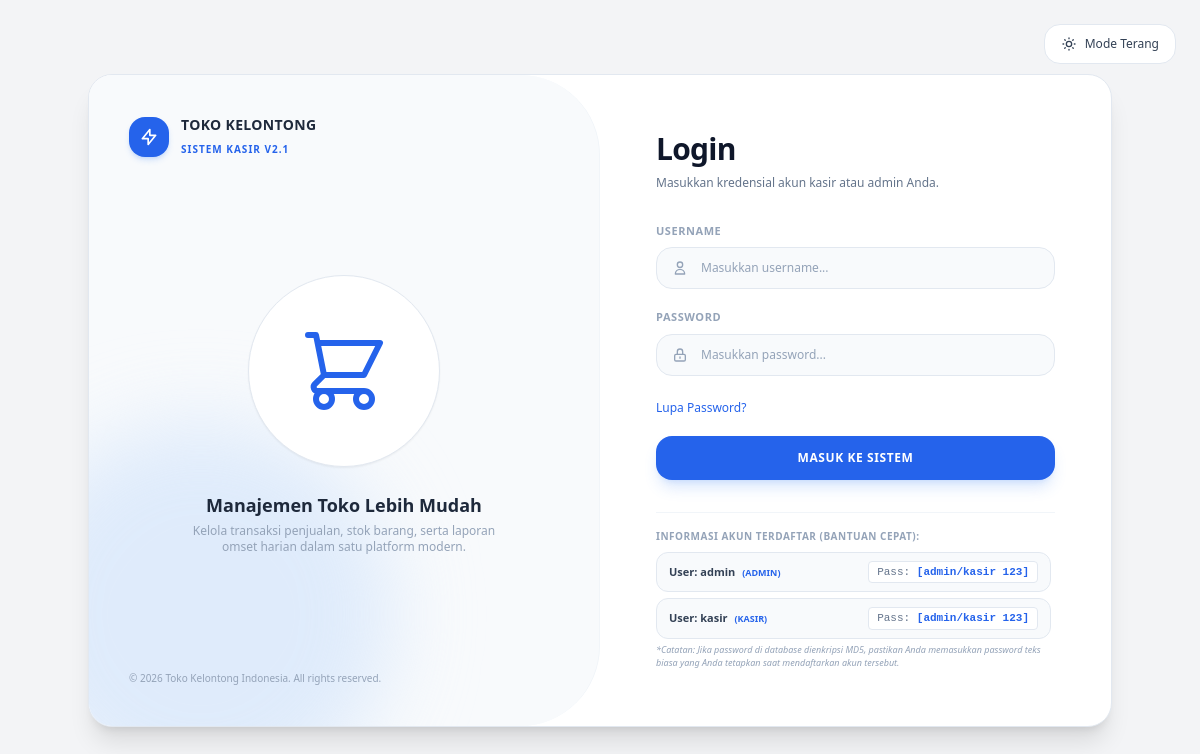
The page /login.php on the database its author committed.
### tables this page shows
CREATE TABLE `users` (
  `id` int NOT NULL,
  `nama_lengkap` varchar(100) NOT NULL,
  `username` varchar(50) NOT NULL,
  `password` varchar(255) NOT NULL,
  `role` enum('Admin','Kasir') NOT NULL DEFAULT 'Kasir',
  `created_at` timestamp NULL DEFAULT CURRENT_TIMESTAMP
);

### login.php (the view, shortened to what this page needs)
<?php
require_once 'koneksi.php';
$stmt_users = $pdo->query("SELECT username, password, role, nama_lengkap FROM users");
$db_users = $stmt_users->fetchAll();
?>
<!DOCTYPE html>
<html lang="id">
<head>
    <script src="https://cdn.tailwindcss.com"></script>
</head>
<body class="bg-gray-100 dark:bg-zinc-950 text-slate-700 dark:text-zinc-200 font-sans min-h-screen flex items-center justify-center p-6 transition-colors duration-200">
    <div class="absolute top-6 right-6 no-print">
        <button onclick="toggleDarkMode()" id="theme-toggle-btn" class="px-4 h-10 rounded-2xl bg-white dark:bg-zinc-900 border border-slate-200 dark:border-zinc-800 flex items-center gap-2 text-xs font-medium shadow-xs transition hover:scale-105 text-slate-700 dark:text-zinc-200">
            <span id="theme-text">Mode Terang</span>
        </button>
    </div>
    <div class="w-full max-w-5xl bg-white dark:bg-zinc-900 rounded-3xl shadow-xl overflow-hidden grid grid-cols-1 lg:grid-cols-2 relative border border-slate-200 dark:border-zinc-800">
        <div class="bg-slate-50 dark:bg-zinc-900/50 p-10 flex flex-col justify-between relative overflow-hidden lg:rounded-r-[80px] border-r border-slate-100 dark:border-zinc-800">
            <div class="absolute -bottom-20 -left-20 w-96 h-96 bg-blue-100 dark:bg-blue-950/20 rounded-full mix-blend-multiply filter blur-2xl opacity-70"></div>
            <div class="flex items-center gap-3 z-10">
                <div class="w-10 h-10 bg-blue-600 rounded-2xl flex items-center justify-center text-white shadow-md shadow-blue-500/20">
                    <svg class="w-5 h-5" fill="none" stroke="currentColor" stroke-width="2" viewBox="0 0 24 24"><path stroke-linecap="round" stroke-linejoin="round" d="M13 10V3L4 14h7v7l9-11h-7z"/></svg>
                </div>
                <div>
                    <h1 class="font-extrabold text-slate-800 dark:text-zinc-100 text-sm tracking-wide">TOKO KELONTONG</h1>
                    <span class="text-[10px] text-blue-600 dark:text-blue-400 font-bold uppercase tracking-widest">Sistem Kasir v2.1</span>
                </div>
            </div>
            <div class="my-auto py-10 z-10 flex flex-col items-center text-center">
                <div class="w-48 h-48 bg-white dark:bg-zinc-800 rounded-full flex items-center justify-center shadow-sm border border-slate-200 dark:border-zinc-700 mb-6 relative">
                </div>
                <h3 class="font-bold text-slate-800 dark:text-zinc-100 text-lg mb-1">Manajemen Toko Lebih Mudah</h3>
                <p class="text-xs text-slate-400 dark:text-zinc-400 max-w-xs">Kelola transaksi penjualan, stok barang, serta laporan omset harian dalam satu platform modern.</p>
            </div>
            <div class="z-10 text-[10px] text-slate-400 dark:text-zinc-500">
                &copy; 2026 Toko Kelontong Indonesia. All rights reserved.
            </div>
        </div>
        <div class="p-10 lg:p-14 flex flex-col justify-between z-10">
            <div>
                <div id="form-login-container">
                    <div class="mb-8">
                        <h2 class="text-3xl font-black tracking-tight text-slate-900 dark:text-white mb-2">Login</h2>
                        <p class="text-xs text-slate-500 dark:text-zinc-400">Masukkan kredensial akun kasir atau admin Anda.</p>
                    </div>
                    <form method="POST" class="space-y-5">
                        <div>
                            <label class="block text-[11px] font-bold text-slate-400 dark:text-zinc-400 uppercase tracking-wider mb-2">Username</label>
                            <div class="relative">
                                <span class="absolute inset-y-0 left-0 flex items-center pl-4 text-slate-400 dark:text-zinc-500">
                                    <svg class="w-4 h-4" fill="none" stroke="currentColor" stroke-width="2" viewBox="0 0 24 24"><path stroke-linecap="round" stroke-linejoin="round" d="M16 7a4 4 0 11-8 0 4 4 0 018 0zM12 14a7 7 0 00-7 7h14a7 7 0 00-7-7z"/></svg>
                                </span>
                                <input type="text" name="username" required placeholder="Masukkan username..." class="w-full pl-11 pr-4 py-3 bg-slate-50 dark:bg-zinc-800/60 border border-slate-200 dark:border-zinc-700 rounded-2xl text-xs font-medium focus:outline-none focus:ring-2 focus:ring-blue-500 text-slate-800 dark:text-zinc-100 placeholder-slate-400 dark:placeholder-zinc-500">
                            </div>
                        </div>
                        <div>
                            <label class="block text-[11px] font-bold text-slate-400 dark:text-zinc-400 uppercase tracking-wider mb-2">Password</label>
                            <div class="relative">
                                <span class="absolute inset-y-0 left-0 flex items-center pl-4 text-slate-400 dark:text-zinc-500">
                                    <svg class="w-4 h-4" fill="none" stroke="currentColor" stroke-width="2" viewBox="0 0 24 24"><path stroke-linecap="round" stroke-linejoin="round" d="M12 15v2m-6 4h12a2 2 0 002-2v-6a2 2 0 00-2-2H6a2 2 0 00-2 2v6a2 2 0 002 2zm10-10V7a4 4 0 00-8 0v4h8z"/></svg>
                                </span>
                                <input type="password" name="password" required placeholder="Masukkan password..." class="w-full pl-11 pr-4 py-3 bg-slate-50 dark:bg-zinc-800/60 border border-slate-200 dark:border-zinc-700 rounded-2xl text-xs font-medium focus:outline-none focus:ring-2 focus:ring-blue-500 text-slate-800 dark:text-zinc-100 placeholder-slate-400 dark:placeholder-zinc-500">
                            </div>
                        </div>
                        <div class="flex items-center justify-between text-xs pt-1">
                            <button type="button" onclick="toggleForgotForm()" class="text-blue-600 dark:text-blue-400 hover:underline font-medium">Lupa Password?</button>
                        </div>
                        <button type="submit" class="w-full py-3.5 bg-blue-600 hover:bg-blue-700 text-white font-extrabold rounded-2xl shadow-lg shadow-blue-500/20 transition text-xs tracking-wider uppercase">
                            Masuk ke Sistem
                        </button>
                    </form>
                </div>
            </div>
            <div class="mt-8 pt-4 border-t border-slate-100 dark:border-zinc-800">
                <p class="text-[10px] font-bold text-slate-400 dark:text-zinc-500 uppercase tracking-wider mb-2">Informasi Akun Terdaftar (Bantuan Cepat):</p>
                <div class="space-y-1.5 max-h-32 overflow-y-auto pr-1">
                    <?php if (!empty($db_users)): ?>
                        <?php foreach ($db_users as $usr): ?>
                            <div class="flex justify-between items-center px-3 py-2 bg-slate-50 dark:bg-zinc-800/80 border border-slate-200 dark:border-zinc-700 rounded-xl text-[11px]">
                                <div>
                                    <span class="font-bold text-slate-700 dark:text-zinc-200">User: <?= htmlspecialchars($usr['username']) ?></span>
                                    <span class="text-[9px] text-blue-600 dark:text-blue-400 font-bold uppercase ml-1">(<?= htmlspecialchars($usr['role']) ?>)</span>
                                </div>
                                <div class="text-[11px] text-slate-500 dark:text-zinc-400 font-mono bg-white dark:bg-zinc-900 px-2 py-0.5 rounded border border-slate-200 dark:border-zinc-700">
                                    Pass: <span class="text-blue-600 dark:text-blue-400 font-bold">[admin/kasir 123]</span>
                                </div>
                            </div>
                        <?php endforeach; ?>
                    <?php else: ?>
                        <span class="text-[11px] text-slate-400 italic">Belum ada data user di database.</span>
                    <?php endif; ?>
                </div>
                <p class="text-[9px] text-slate-400 mt-1 italic">*Catatan: Jika password di database dienkripsi MD5, pastikan Anda memasukkan password teks biasa yang Anda tetapkan saat mendaftarkan akun tersebut.</p>
            </div>
        </div>
    </div>
</body>
</html>

### rows shown on the page
users: username "admin", role "ADMIN"
users: username "kasir", role "KASIR"
